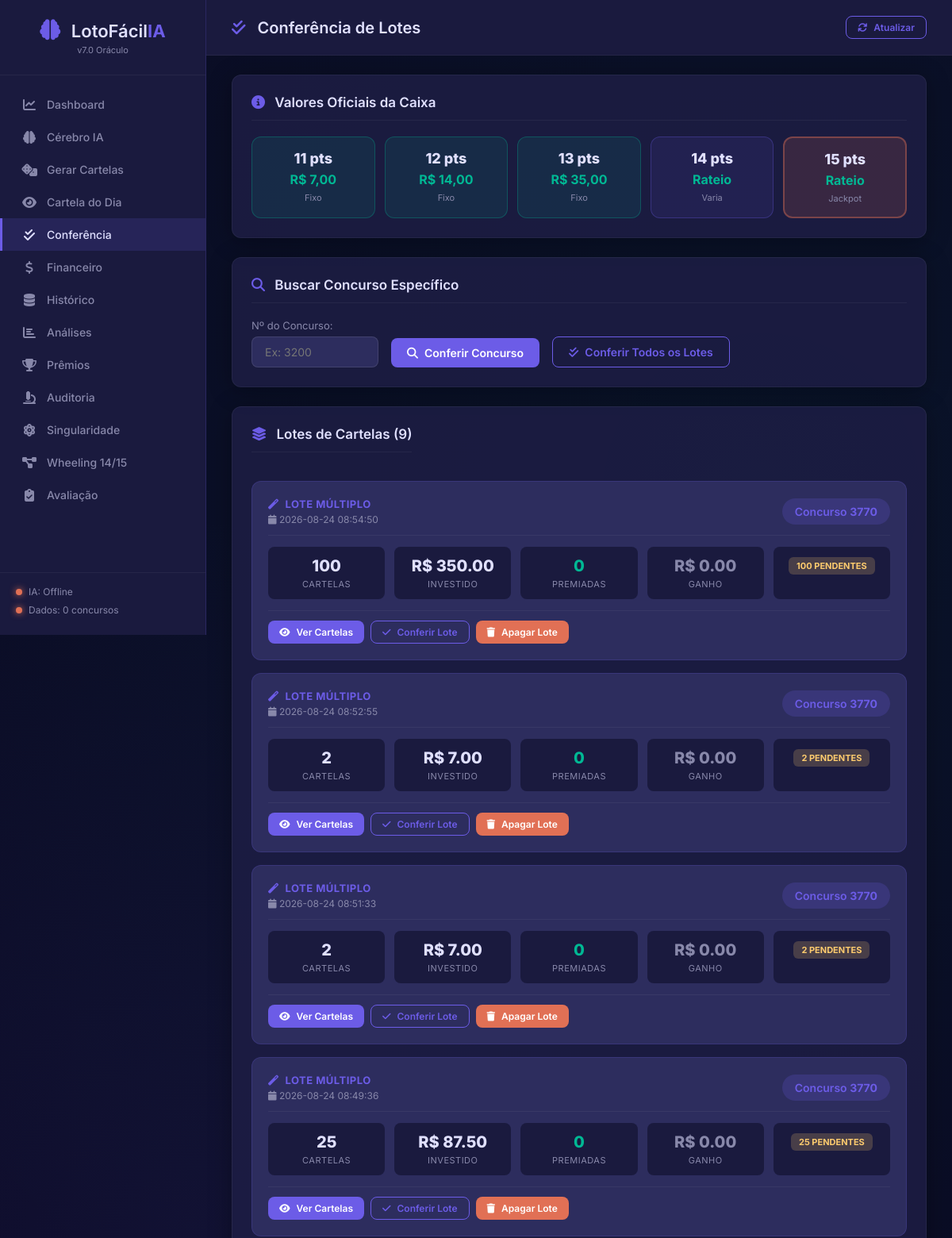
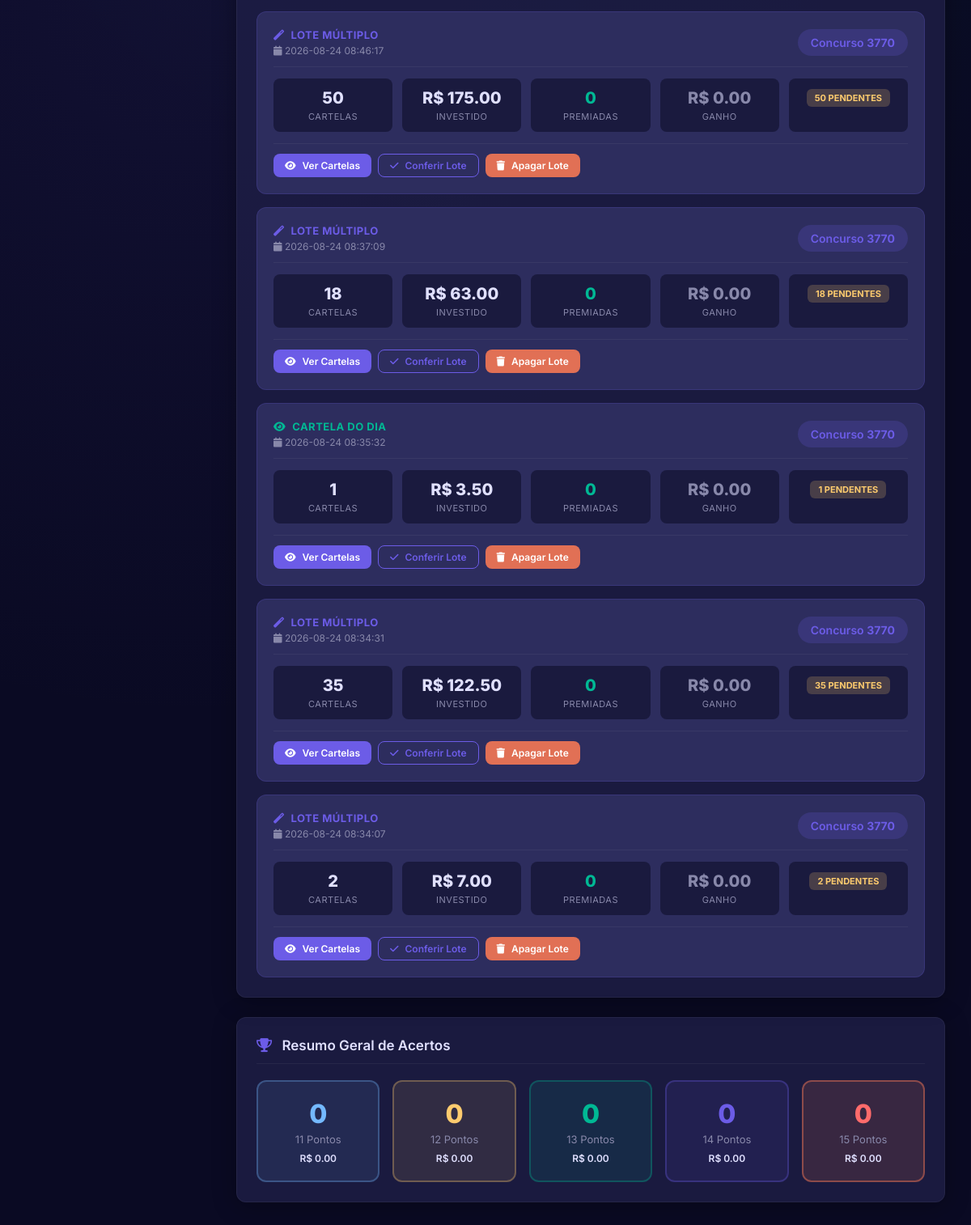
Before: /conferencia with the older database file (2 pictures, top to bottom).
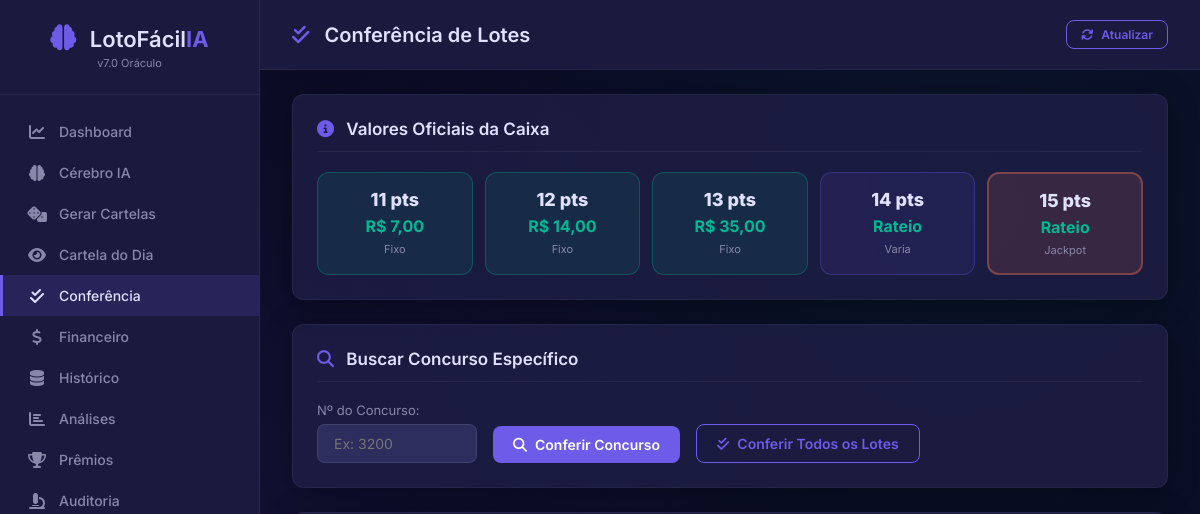
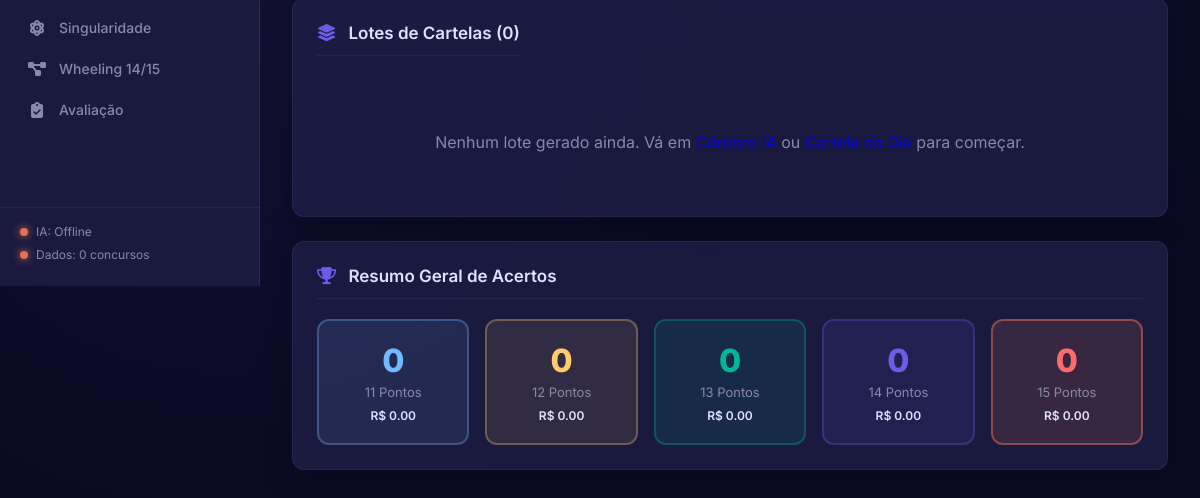
After: the same page with the newer database file (2 pictures, top to bottom).
### tables this page shows
CREATE TABLE lotes_cartelas (
            lote_id       TEXT PRIMARY KEY,
            data_criacao  TEXT,
            concurso_alvo INTEGER,
            tipo_geracao  TEXT,
            quantidade    INTEGER,
            custo_total   REAL,
            modo          TEXT,
            grupo_elite   TEXT,
            cobertura_13  REAL,
            observacao    TEXT
        );

### app.py (the view)
@app.route("/conferencia")
def conferencia_page():
    lotes      = conferencia.get_todos_lotes()
    resumo_raw = conferencia.resumo_conferencia()
    resumo = {}
    for pts, dados in resumo_raw.items():
        resumo[pts] = dados if isinstance(dados, dict) \
                      else {"qtd": dados, "total_premio": 0}
    return render_template(
        "conferencia.html",
        lotes  = lotes,
        resumo = resumo,
    )

### core/conferencia.py (called while the page is built, shortened)
def _safe_int(val):
    if val is None:
        return 0
    if hasattr(val, 'item'):
        val = val.item()
    try:
        return int(val)
    except Exception:
        return 0

### database/db_manager.py (called while the page is built)
    def get_conn(self):
        conn = sqlite3.connect(self.db_path)
        conn.row_factory = sqlite3.Row
        return conn

### templates/conferencia.html (shortened to what this page needs)
{% extends "base.html" %}
{% block page_title %}
    <i class="fas fa-check-double"></i> Conferência de Lotes
{% endblock %}
{% block content %}
<div class="section">
    <h2><i class="fas fa-info-circle"></i> Valores Oficiais da Caixa</h2>
    <div class="premios-oficiais-grid">
        <div class="premio-oficial fixo">
            <span class="po-pts">11 pts</span>
            <span class="po-valor">R$ 7,00</span>
            <span class="po-tipo">Fixo</span>
        </div>
        <div class="premio-oficial fixo">
            <span class="po-pts">12 pts</span>
            <span class="po-valor">R$ 14,00</span>
            <span class="po-tipo">Fixo</span>
        </div>
        <div class="premio-oficial fixo">
            <span class="po-pts">13 pts</span>
            <span class="po-valor">R$ 35,00</span>
            <span class="po-tipo">Fixo</span>
        </div>
        <div class="premio-oficial rateado">
            <span class="po-pts">14 pts</span>
            <span class="po-valor">Rateio</span>
            <span class="po-tipo">Varia</span>
        </div>
        <div class="premio-oficial rateado destaque">
            <span class="po-pts">15 pts</span>
            <span class="po-valor">Rateio</span>
            <span class="po-tipo">Jackpot</span>
        </div>
    </div>
</div>
<div class="section">
    <h2><i class="fas fa-search"></i> Buscar Concurso Específico</h2>
    <div class="form-inline">
        <div class="form-group">
            <label>Nº do Concurso:</label>
            <input type="number" id="input-concurso"
                   class="form-control input-concurso"
                   placeholder="Ex: 3200" min="1">
        </div>
        <button id="btn-conferir-num" class="btn btn-primary">
            <i class="fas fa-search"></i> Conferir Concurso
        </button>
        <button id="btn-conferir-todos" class="btn btn-outline">
            <i class="fas fa-check-double"></i> Conferir Todos os Lotes
        </button>
    </div>
</div>
<div class="section">
    <div class="section-header">
        <h2><i class="fas fa-layer-group"></i>
            Lotes de Cartelas ({{ lotes|length }})
        </h2>
    </div>
    {% if lotes %}
    <div class="lotes-lista">
        {% for lote in lotes %}
        <div class="lote-card" data-lote="{{ lote.lote_id }}">
            <div class="lote-header">
                <div class="lote-info-esq">
                    {% if lote.tipo_geracao == 'cartela_do_dia' %}
                        <div class="lote-tipo tipo-cartela-dia">
                            <i class="fas fa-eye"></i>
                            <span>CARTELA DO DIA</span>
                        </div>
                    {% else %}
                        <div class="lote-tipo tipo-multiplo">
                            <i class="fas fa-magic"></i>
                            <span>LOTE MÚLTIPLO</span>
                        </div>
                    {% endif %}
                    <div class="lote-data">
                        <i class="fas fa-calendar"></i>
                        {{ lote.data_criacao }}
                    </div>
                </div>
                <div class="lote-concurso-badge">
                    Concurso <strong>{{ lote.concurso_alvo }}</strong>
                </div>
            </div>
            <div class="lote-stats">
                <div class="lote-stat">
                    <span class="ls-num">{{ lote.total_cartelas }}</span>
                    <span class="ls-label">Cartelas</span>
                </div>
                <div class="lote-stat">
                    <span class="ls-num">
                        R$ {{ "%.2f"|format(lote.custo_total) }}
                    </span>
                    <span class="ls-label">Investido</span>
                </div>
                <div class="lote-stat">
                    <span class="ls-num ls-verde">
                        {{ lote.premiadas }}
                    </span>
                    <span class="ls-label">Premiadas</span>
                </div>
                <div class="lote-stat">
                    {% if lote.total_ganho > 0 %}
                        <span class="ls-num ls-verde">
                            R$ {{ "%.2f"|format(lote.total_ganho) }}
                        </span>
                    {% else %}
                        <span class="ls-num ls-cinza">
                            R$ {{ "%.2f"|format(lote.total_ganho) }}
                        </span>
                    {% endif %}
                    <span class="ls-label">Ganho</span>
                </div>
                <div class="lote-stat">
                    {% if lote.pendentes > 0 %}
                    <span class="badge badge-warning">
                        {{ lote.pendentes }} pendentes
                    </span>
                    {% else %}
                    <span class="badge badge-success">Conferido</span>
                    {% endif %}
                </div>
            </div>
            <div class="lote-acoes">
                <button class="btn btn-sm btn-primary btn-ver-lote"
                        data-lote="{{ lote.lote_id }}">
                    <i class="fas fa-eye"></i> Ver Cartelas
                </button>
                <button class="btn btn-sm btn-outline btn-conferir-lote"
                        data-lote="{{ lote.lote_id }}"
                        data-concurso="{{ lote.concurso_alvo }}">
                    <i class="fas fa-check"></i> Conferir Lote
                </button>
                <button class="btn btn-sm btn-danger btn-apagar-lote"
                        data-lote="{{ lote.lote_id }}">
                    <i class="fas fa-trash"></i> Apagar Lote
                </button>
            </div>
        </div>
        {% endfor %}
    </div>
    {% else %}
    <p class="msg-vazio">
        Nenhum lote gerado ainda.
        Vá em <a href="/cerebro">Cérebro IA</a> ou
        <a href="/cartela_do_dia">Cartela do Dia</a> para começar.
    </p>
    {% endif %}
</div>
<div class="section">
    <h2><i class="fas fa-trophy"></i> Resumo Geral de Acertos</h2>
    <div class="acertos-grid">
        <div class="acerto-card a11">
            <span class="acerto-num">
                {{ resumo.get(11, {}).get('qtd', 0) }}
            </span>
            <span class="acerto-label">11 Pontos</span>
            <span class="acerto-premio">
                R$ {{ "%.2f"|format(
                    resumo.get(11, {}).get('total_premio', 0)) }}
            </span>
        </div>
        <div class="acerto-card a12">
            <span class="acerto-num">
                {{ resumo.get(12, {}).get('qtd', 0) }}
            </span>
            <span class="acerto-label">12 Pontos</span>
            <span class="acerto-premio">
                R$ {{ "%.2f"|format(
                    resumo.get(12, {}).get('total_premio', 0)) }}
            </span>
        </div>
        <div class="acerto-card a13">
            <span class="acerto-num">
                {{ resumo.get(13, {}).get('qtd', 0) }}
            </span>
            <span class="acerto-label">13 Pontos</span>
            <span class="acerto-premio">
                R$ {{ "%.2f"|format(
                    resumo.get(13, {}).get('total_premio', 0)) }}
            </span>
        </div>
        <div class="acerto-card a14">
            <span class="acerto-num">
                {{ resumo.get(14, {}).get('qtd', 0) }}
            </span>
            <span class="acerto-label">14 Pontos</span>
            <span class="acerto-premio">
                R$ {{ "%.2f"|format(
                    resumo.get(14, {}).get('total_premio', 0)) }}
            </span>
        </div>
        <div class="acerto-card a15">
            <span class="acerto-num">
                {{ resumo.get(15, {}).get('qtd', 0) }}
            </span>
            <span class="acerto-label">15 Pontos</span>
            <span class="acerto-premio">
                R$ {{ "%.2f"|format(
                    resumo.get(15, {}).get('total_premio', 0)) }}
            </span>
        </div>
    </div>
</div>
{% endblock %}

### templates/base.html (shortened to what this page needs)
<!DOCTYPE html>
<html lang="pt-br">
<head>
    <link rel="stylesheet"
          href="{{ url_for('static', filename='css/style.css') }}">
    <link href="https://cdnjs.cloudflare.com/ajax/libs/font-awesome/6.4.0/css/all.min.css"
          rel="stylesheet">
</head>
<body>
    <nav class="sidebar">
        <div class="sidebar-header">
            <div class="logo">
                <i class="fas fa-brain"></i>
                <span>LotoFácil<strong>IA</strong></span>
            </div>
            <small class="version">v7.0 Oráculo</small>
        </div>
        <ul class="nav-menu">
            <li>
                <a href="/"
                   class="{% if request.path == '/' %}active{% endif %}">
                    <i class="fas fa-chart-line"></i> Dashboard
                </a>
            </li>
            <li>
                <a href="/cerebro"
                   class="{% if request.path == '/cerebro' %}active{% endif %}">
                    <i class="fas fa-brain"></i> Cérebro IA
                </a>
            </li>
            <li>
                <a href="/gerar"
                   class="{% if request.path == '/gerar' %}active{% endif %}">
                    <i class="fas fa-dice"></i> Gerar Cartelas
                </a>
            </li>
            <li>
                <a href="/cartela_do_dia"
                   class="{% if request.path == '/cartela_do_dia' %}active{% endif %}">
                    <i class="fas fa-eye"></i> Cartela do Dia
                </a>
            </li>
            <li>
                <a href="/conferencia"
                   class="{% if request.path == '/conferencia' %}active{% endif %}">
                    <i class="fas fa-check-double"></i> Conferência
                </a>
            </li>
            <li>
                <a href="/financeiro_page"
                   class="{% if request.path == '/financeiro_page' %}active{% endif %}">
                    <i class="fas fa-dollar-sign"></i> Financeiro
                </a>
            </li>
            <li>
                <a href="/historico"
                   class="{% if request.path == '/historico' %}active{% endif %}">
                    <i class="fas fa-database"></i> Histórico
                </a>
            </li>
            <li>
                <a href="/analise"
                   class="{% if request.path == '/analise' %}active{% endif %}">
                    <i class="fas fa-chart-bar"></i> Análises
                </a>
            </li>
            <li>
                <a href="/premios"
                   class="{% if request.path == '/premios' %}active{% endif %}">
                    <i class="fas fa-trophy"></i> Prêmios
                </a>
            </li>
            <li>
                <a href="/ia_auditoria"
                   class="{% if request.path == '/ia_auditoria' %}active{% endif %}">
                    <i class="fas fa-microscope"></i> Auditoria
                </a>
            </li>
            <li>
                <a href="/singularidade"
                   class="{% if request.path == '/singularidade' %}active{% endif %}">
                    <i class="fas fa-atom"></i> Singularidade
                </a>
            </li>
            <li>
                <a href="/wheeling"
                   class="{% if request.path == '/wheeling' %}active{% endif %}">
                    <i class="fas fa-diagram-project"></i> Wheeling 14/15
                </a>
            </li>
            <li>
                <a href="/avaliacao"
                   class="{% if request.path == '/avaliacao' %}active{% endif %}">
                    <i class="fas fa-clipboard-check"></i> Avaliação
                </a>
            </li>
        </ul>
        <div class="sidebar-footer">
            <div class="status-indicator">
                <span class="dot {% if status and status.ia_treinada %}green{% else %}red{% endif %}"></span>
                IA: {% if status and status.ia_treinada %}Online{% else %}Offline{% endif %}
            </div>
            <div class="status-indicator">
                <span class="dot {% if status and status.dados_carregados %}green{% else %}red{% endif %}"></span>
                Dados: {% if status and status.ultimo_concurso %}{{ status.ultimo_concurso }}{% else %}0{% endif %} concursos
            </div>
        </div>
    </nav>
    <main class="main-content">
        <header class="topbar">
            <h1>{% block page_title %}Dashboard{% endblock %}</h1>
            <div class="topbar-actions">
                <button onclick="atualizarStatus()"
                        class="btn btn-sm btn-outline">
                    <i class="fas fa-sync"></i> Atualizar
                </button>
            </div>
        </header>
        <div class="content">
            {% block content %}{% endblock %}
        </div>
    </main>
</body>
</html>

Changed rows visible on the page:
removed lotes_cartelas: tipo_geracao "wheel" (drawn), data_criacao "2026-08-24 08:54:50", concurso_alvo "3770", total_cartelas "100", custo_total "350.00", premiadas "0", total_ganho "0.00", pendentes "100"
removed lotes_cartelas: tipo_geracao "wheel" (drawn), data_criacao "2026-08-24 08:52:55", concurso_alvo "3770", total_cartelas "2", custo_total "7.00", premiadas "0", total_ganho "0.00", pendentes "2"
removed lotes_cartelas: tipo_geracao "multiplas" (drawn), data_criacao "2026-08-24 08:51:33", concurso_alvo "3770", total_cartelas "2", custo_total "7.00", premiadas "0", total_ganho "0.00", pendentes "2"
removed lotes_cartelas: tipo_geracao "wheel" (drawn), data_criacao "2026-08-24 08:49:36", concurso_alvo "3770", total_cartelas "25", custo_total "87.50", premiadas "0", total_ganho "0.00", pendentes "25"
removed lotes_cartelas: tipo_geracao "wheel" (drawn), data_criacao "2026-08-24 08:46:17", concurso_alvo "3770", total_cartelas "50", custo_total "175.00", premiadas "0", total_ganho "0.00", pendentes "50"
removed lotes_cartelas: tipo_geracao "wheel" (drawn), data_criacao "2026-08-24 08:37:09", concurso_alvo "3770", total_cartelas "18", custo_total "63.00", premiadas "0", total_ganho "0.00", pendentes "18"
removed lotes_cartelas: tipo_geracao "cartela_do_dia" (drawn), data_criacao "2026-08-24 08:35:32", concurso_alvo "3770", total_cartelas "1", custo_total "3.50", premiadas "0", total_ganho "0.00", pendentes "1"
removed lotes_cartelas: tipo_geracao "wheel" (drawn), data_criacao "2026-08-24 08:34:31", concurso_alvo "3770", total_cartelas "35", custo_total "122.50", premiadas "0", total_ganho "0.00", pendentes "35"
removed lotes_cartelas: tipo_geracao "wheel" (drawn), data_criacao "2026-08-24 08:34:07", concurso_alvo "3770", total_cartelas "2", custo_total "7.00", premiadas "0", total_ganho "0.00", pendentes "2"
Other visible differences:
{{ lotes|length }}: "9" → "0"
text now shown: "Nenhum lote gerado ainda. Vá em ou para começar."
